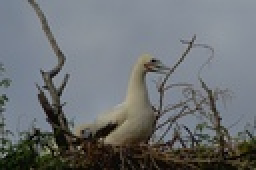
%> input picture im1.jpg, 128 x 85 px, shrunk from 481 x 321 before the run (shown 2 times larger)
$ octave --eval "result = segment_image(imread('im1.jpg'));"   (GNU Octave 9; MATLAB toolbox functions it lacks are replaced by stand-ins)
%> lines starting %> are read from the running program, lines starting %| are printed output that depends on the picture; in (x1, y1, x2, y2) boxes, pixels count from 0 and x2, y2 are one past the last pixel; in counts of white or black regions, pixels touching at a corner belong together; the program's own positions count from 1
### convert_seg_to_boundaries.m
function b=convert_seg_to_boundaries(seg)
%Performs conversion from an array containing region labels (seg)
%to one containing the boundaries between the regions (b)

seg=padarray(seg,[1,1],'post','replicate');

b=abs(conv2(seg,[-1,1],'same'))+abs(conv2(seg,[-1;1],'same'))+abs(conv2(seg,[-1,0;0,1],'same'))+abs(conv2(seg,[0,-1;1,0],'same'));

b=im2bw(b(1:end-1,1:end-1),0);

### gabor2.m
function gb=gabor2(sigma,freq,orient,aspect,phase)
%function gb=gabor2(sigma,freq,orient,aspect,phase)
%
% This function produces a numerical approximation to 2D Gabor function.
% Parameters:
% sigma  = standard deviation of Gaussian envelope, this in-turn controls the
%          size of the result (pixels)
% freq   = the frequency of the sin wave (1/pixels)
% orient = orientation of the Gabor from the horizontal (degrees)
% aspect = aspect ratio of Gaussian envelope (1 = circular symmetric envelope,
%          lower values produce longer functions)
% phase  = the phase of the sin wave (degrees)

sz=fix(7*sigma./max(0.2,aspect));
if mod(sz,2)==0, sz=sz+1; end

[x y]=meshgrid(-fix(sz/2):fix(sz/2),fix(-sz/2):fix(sz/2));

% Rotation
orient=(orient-90)*pi/180;
xDash=x*cos(orient)+y*sin(orient);
yDash=-x*sin(orient)+y*cos(orient);

phase=phase*pi/180;

gb=exp(-.5*((xDash.^2/sigma^2)+(aspect^2*yDash.^2/sigma^2))).*(cos(2*pi*xDash*freq+phase));

%ensure gabor sums to zero (so it is a valid differencing mask)
gb(gb>0)=gb(gb>0)./sum(sum(max(0,gb)));
gb(gb<0)=gb(gb<0)./sum(sum(max(0,-gb)));

### segment_image.m

function Iseg=segment_image(I);
%I=imread("Images\im1.jpg");
Ig=im2gray(im2double(I));
Ig=imadjust(Ig,[0,1]);

% Performing gaussian smoothing to reduce noise
Ig=conv2(Ig,fspecial("gaussian",15,2),"same");
n=1;

% K means clustering

% Here I used the K means clustering. I converted the segment to boundaries
% before taking an average to make sure that mean is taken in the same
% metric across all other methods.

Iseg1=imsegkmeans(im2single(Ig),4);
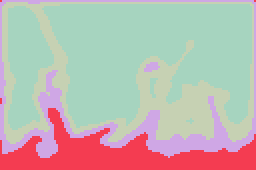
%> Iseg1: size 85x128 uint8 (shown 2 times larger); 4 distinct labels, from 1 to 4; one colour per label, 0 black
Iseg1=im2double(Iseg1);
%> Iseg1: size 85x128 double
Iseg1=Iseg1-min(Iseg1);
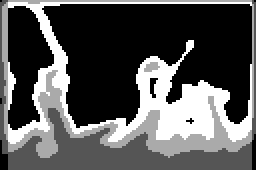
%> Iseg1: size 85x128 double (shown 2 times larger); min 0, max 0.0118, mean 0.00396; drawn with min black and max white
m=max(Iseg1);
%> m = 128 values, max 0.0118 at index 5, min 0.00392 at index 1, mean 0.0115
Iseg1=Iseg1./m;
Iseg1=convert_seg_to_boundaries(Iseg1);
%> in convert_seg_to_boundaries, `b=im2bw(b(1:end-1,1:end-1),0);`:
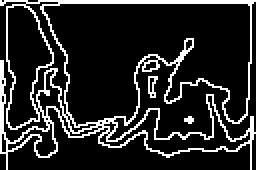
%> b: size 85x128 logical (shown 2 times larger); 15.3% white in thin lines or dots

% Thresholding and open and close

% Here I have used arbitrary threshold value 0.25 and 0.75 since any
% threshold which works for one image will not work for another, so I didnt
% attempt much to correct the values according to one of the images. The
% threshold operation I performed was similar to matlab exercise in week 5,
% but the code was not copied.

S=size(Ig);
%> S = [85 128]
row=S(1);
%> row = 85
col=S(2);
%> col = 128

for i=1:row
    for j=1:col
        if (Ig(i,j)>=0.75)
            Ithresh(i,j)=0;

        elseif ((Ig(i,j)<0.75) &&(Ig(i,j)>=0.5))
                Ithresh(i,j)=1;

        elseif ((Ig(i,j) <0.5) &&(Ig(i,j)>=0.25))
                Ithresh(i,j)=2;

        elseif((Ig(i,j)<0.37))
            Ithresh(i,j)=3;
        end
    end
end

Iseg2=imopen(Ithresh,strel('disk',3,0));
Iseg3=imclose(Ithresh,strel('disk',3,0));

Iseg2=im2double(Iseg2);
Iseg3=im2double(Iseg3);

Iseg2=Iseg2-min(Iseg2);
m=max(Iseg2);
%> m = 128 values from 1 to 2
Iseg2=Iseg2./m;
Iseg3=Iseg3-min(Iseg3);
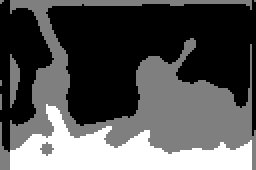
%> Iseg3: size 85x128 double (shown 2 times larger); min 0, max 2, mean 0.667; drawn with min black and max white
m=max(Iseg3);
%> m = 128 values, max 2 at index 6, min 1 at index 1, mean 1.95
Iseg3=Iseg3./m;

Iseg2=convert_seg_to_boundaries(Iseg2);
%> in convert_seg_to_boundaries (call 2), `b=im2bw(b(1:end-1,1:end-1),0);`: b: size 85x128 logical; 7.1% white in thin lines or dots
Iseg3=convert_seg_to_boundaries(Iseg3);
%> in convert_seg_to_boundaries (call 3), `b=im2bw(b(1:end-1,1:end-1),0);`: b: size 85x128 logical; 9.1% white in thin lines or dots

% Laplacian mask

% Here I used the lapacian mask to enhance the difference in all directions
% which I felt would reinforce the border and contribute to increase in the
% pixel value along edges

Ilap=[-0.125,-0.125,-0.125;
    -0.125,1,-0.125;
    -0.125,-0.125,-0.125];

Iseg4=im2double(im2gray(conv2(Ig,Ilap,"same")));
Iseg4=imadjust(Iseg4,[0,1]);
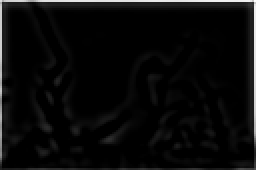
%> Iseg4: size 85x128 double (shown 2 times larger); min 0, max 0.0978, mean 0.00403; drawn with min black and max white

Iseg4=Iseg4-min(Iseg4);
m=max(Iseg4);
%> m = 128 values, max 0.093 at index 124, min 0.0623 at index 17, mean 0.0868
Iseg4=Iseg4./m;

% Gabor filters

% I used the gabor filter algorithm which was a part of the assessed course
% work question. I changed the end value and the step value to get finer
% details

for theta=0:0.5:359.5
    ga=gabor2(3,0.1,90,.75,theta);
    gabor(:,:,n)=conv2(Ig,ga,'valid');
    n=n+1;
end
%> after the loop, n = 721
gabor_max=[];
s=size(gabor);
%> s = [57 100 720]

for i=1:(s(1))
    for j=1:s(2)
        gabor_max(i,j)=max(gabor(i,j,:));
    end
end
%> this loop made 57 passes

gabor_max=imresize(gabor_max,size(Ig));
%> gabor_max: size 85x128 double
gabor_max=gabor_max-min(gabor_max);
gabor_max=gabor_max./max(gabor_max);
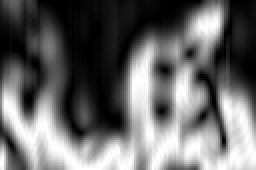
%> gabor_max: size 85x128 double (shown 2 times larger); min 0, max 1, mean 0.411

Iseg5=gabor_max;

% Sobel edge detection method

% This is a new method which is not a part of the course work. I came
% across sobel and found it to be one of the most commonly used algorithms
% for edge detection. I used it as one of the methods.

Iseg6=edge(Ig);
%> Iseg6: size 85x128 logical; 3.3% white in thin lines or dots, all inside (x1, y1, x2, y2) = (0, 0, 128, 73)

Iseg=(Iseg1+Iseg2+Iseg3+Iseg4+Iseg5+Iseg6)./5;
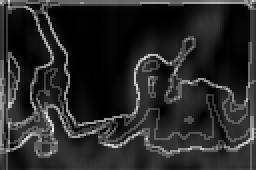
%> Iseg: size 85x128 double (shown 2 times larger); min 0, max 0.983, mean 0.161
%> (the run ends here)
